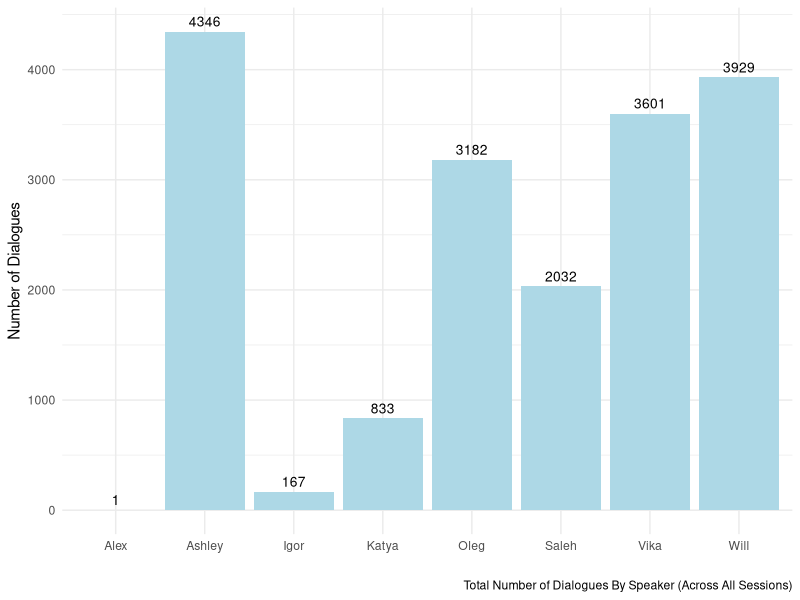
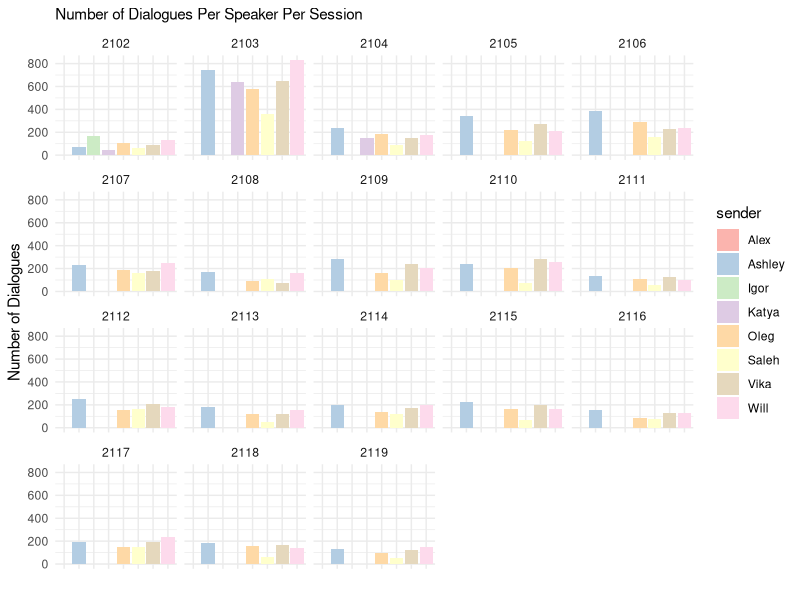
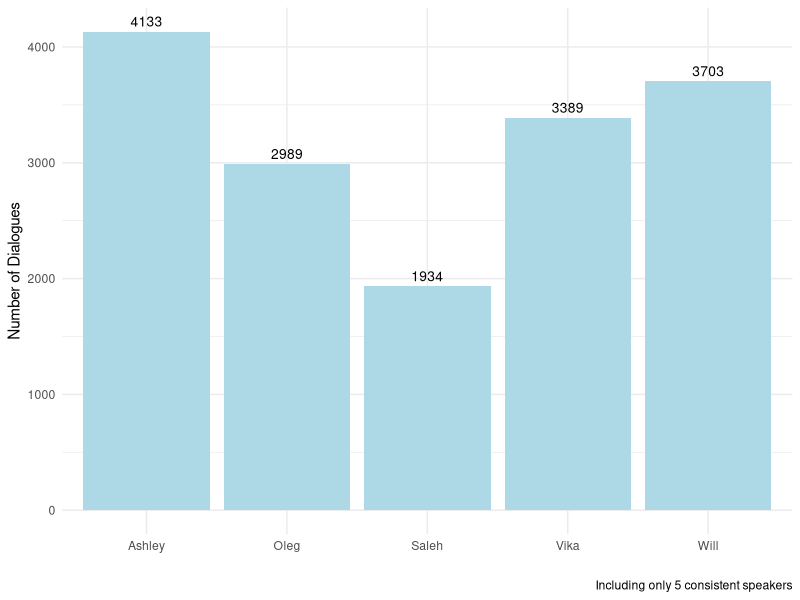
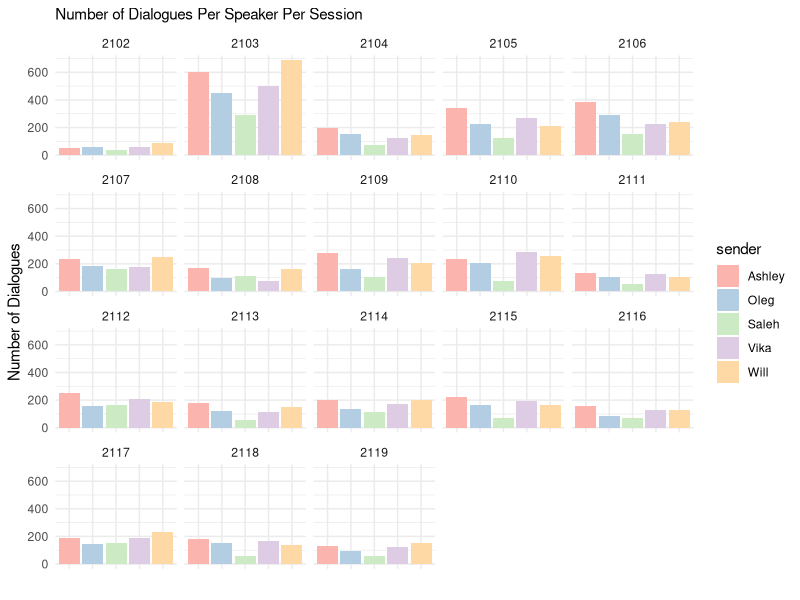

Reproduce these figures in R, in order.
## ---- chunk 1
library(tidyverse)
library(tidyr)
library(dplyr)
library(ggplot2)
library(readxl)
library(glmnet)
library(skimr)
# Set Path
setwd("~/RProjects/SNA_REM/REM_new/")
## ---- chunk 2
dialog_data <- read_excel("data/nek21.xlsx", sheet = "Sheet1_Dialogs") %>% filter(sender != "All")
# skim(dialog_data)
unique(dialog_data$sender)
## ---- chunk 3
speaker_list <- unique(dialog_data$sender) %>% as.character() %>% sort()
print(speaker_list)
## ---- chunk 4
dialogues_per_speaker<- dialog_data %>%
  group_by(sender) %>%
  summarise(number_of_dialogues = n(), .groups = 'drop') %>%
  arrange(desc(number_of_dialogues))


# plot
ggplot(dialogues_per_speaker, aes(x = sender, y = number_of_dialogues)) + 
  geom_bar(stat = "identity", fill = "lightblue") +  #
  labs(caption = "Total Number of Dialogues By Speaker (Across All Sessions)",
       x = "",
       y = "Number of Dialogues") +
  geom_text(aes(label = number_of_dialogues), vjust = -0.5, size = 3.5) +
  theme(axis.text.x = element_text(size = 11, angle = 45, hjust = 1)) + theme_minimal() 
## ---- chunk 5
dialogues_per_speaker_session <- dialog_data %>%
  group_by(session, sender) %>%
  summarise(number_of_dialogues = n(), .groups = 'drop') %>%
  arrange(session, desc(number_of_dialogues))


ggplot(dialogues_per_speaker_session, aes(x = sender, y = number_of_dialogues, fill = sender)) + 
  geom_bar(stat = "identity") +
  facet_wrap(~session) +
  scale_fill_brewer(palette = "Pastel1") +  
  labs(subtitle = "Number of Dialogues Per Speaker Per Session", x = "",y = "Number of Dialogues") + theme_minimal() + theme(axis.text.x = element_blank())
## ---- chunk 6



speakers <- data.frame(
  id = 1:5,
  name = c("Ashley", "Will", "Saleh", "Oleg", "Vika" ),
  gender = c("female", "male", "male", "male","female")
) %>% mutate(gender = as.factor(gender), id = as.integer(id))
print(speakers)
## ---- chunk 7
dialog_data <- dialog_data %>% filter(sender %in% speakers$name)  %>% filter(receiver %in% speakers$name) 
speaker_list <- unique(dialog_data$sender) %>% as.character() %>% sort()
print(speaker_list)

## ---- chunk 8
# replot
dialogues_per_speaker<- dialog_data %>%
  group_by(sender) %>%
  summarise(number_of_dialogues = n(), .groups = 'drop') %>%
  arrange(desc(number_of_dialogues))


# plot
ggplot(dialogues_per_speaker, aes(x = sender, y = number_of_dialogues)) + 
  geom_bar(stat = "identity", fill = "lightblue") +  #
  labs(caption = "Including only 5 consistent speakers",
       x = "",
       y = "Number of Dialogues") +
  geom_text(aes(label = number_of_dialogues), vjust = -0.5, size = 3.5) +
  theme(axis.text.x = element_text(size = 11, angle = 45, hjust = 1)) + theme_minimal() 
## ---- chunk 9
dialogues_per_speaker_session <- dialog_data %>%
  group_by(session, sender) %>%
  summarise(number_of_dialogues = n(), .groups = 'drop') %>%
  arrange(session, desc(number_of_dialogues))


ggplot(dialogues_per_speaker_session, aes(x = sender, y = number_of_dialogues, fill = sender)) + 
  geom_bar(stat = "identity") +
  facet_wrap(~session) +
  scale_fill_brewer(palette = "Pastel1") +  
  labs(subtitle = "Number of Dialogues Per Speaker Per Session", x = "",y = "Number of Dialogues") + theme_minimal() + theme(axis.text.x = element_blank())
## ---- chunk 10
# save the dialog_data
write_csv(dialog_data, "data/filtered_dialog.csv")
write_csv(speakers, "data/speakers.csv")
